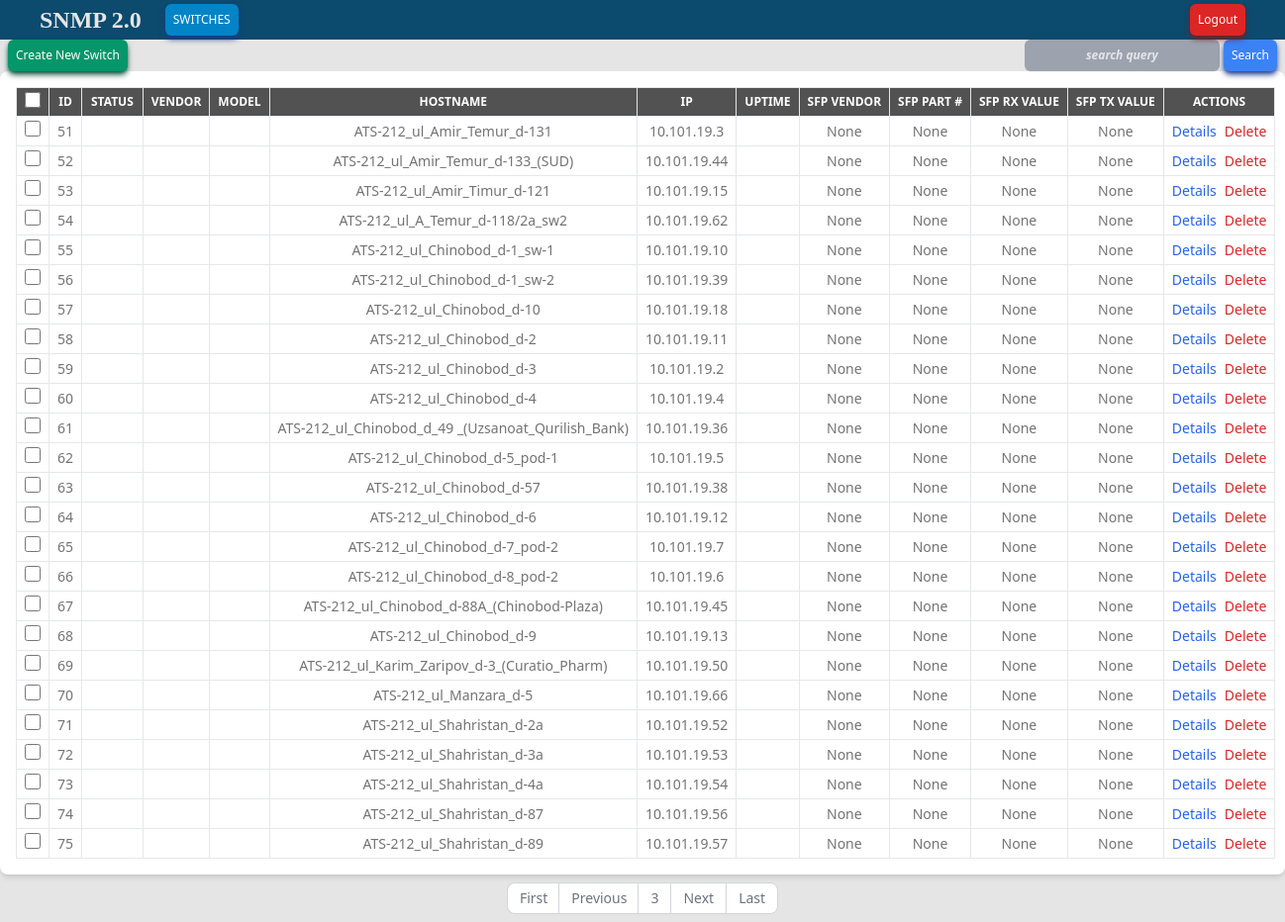
Screenshot of /snmp/switches/?page=3&search= (signed in) with the database file from the repository.
### snmp/models.py (models this page shows, shortened)
class Switch(models.Model):
    model = models.ForeignKey(SwitchModel, on_delete=models.SET_NULL, blank=True, null=True)
    uptime = models.CharField(max_length=200, blank=True, null=True)
    hostname = models.CharField(max_length=200, null=True, blank=True)
    ip = models.GenericIPAddressField(protocol='both', null=True, blank=True)
    snmp_community = models.CharField(max_length=100, default='snmp2netread')
    sysdescr_oid = models.CharField(max_length=200, default='1.3.6.1.2.1.1.1.0')
    status = models.BooleanField(default=False, null=True, blank=True)
    uplink = models.ForeignKey("Switch", on_delete=models.SET_NULL, blank=True, null=True)
    rx_signal = models.FloatField(null=True, blank=True)
    tx_signal = models.FloatField(null=True, blank=True)
    sfp_vendor = models.CharField(max_length=200, null=True, blank=True)
    part_number = models.CharField(max_length=200, null=True, blank=True)
    branch = models.ForeignKey(Branch, on_delete=models.SET_NULL, blank=True, null=True)
    high_signal_value = models.FloatField(default='11', blank=True, null=True)
    history = HistoricalRecords()

### snmp/views.py (the view, shortened to what this page needs)
# urls.py: path('switches/', views.switches, name='switches'),
def switches(request):
    items = Switch.objects.all()
    items = items.order_by('status')
    search_query = request.GET.get('search')
    paginator = Paginator(items, 25)
    page_number = request.GET.get('page')
    page_items = paginator.get_page(page_number)
    return render(request, 'switch_list.html', {'switches': page_items})

### snmp/templates/switch_list.html (shortened to what this page needs)
{% extends "index.html" %}
{% load static %}
{% block content %}
  <div class="flex justify-between">
    <div class="px-2">
      <a href="{% url 'switch_create' %}" class="shadow-md shadow-emerald-900 rounded-md px-2 py-2 font-medium text-center inline-flex items-center text-xs text-white bg-emerald-600 hover:bg-emerald-800 focus:ring-2 focus:outline-none focus:ring-cyan-300 dark:focus:ring-cyan-800">
        Create New Switch
      </a>
    </div>
    <form method="get">
      <div class="form-group px-2">
        <input type="text" name="search" id="search" value="{{ request.GET.search }}" class="shadow-sm placeholder:italic placeholder:text-neutral-200 block rounded-md px-2 py-2 font-bold text-center inline-flex items-center text-xs text-white bg-gray-400 dark:bg-gray-600 hover:bg-gray-600 text-sky-primary invalid:text-gray-400 form-control" placeholder="search query">
        <button type="submit" class="shadow-md shadow-blue-900 rounded-md px-2 py-2 font-medium text-center inline-flex items-center text-xs text-white bg-blue-500 hover:bg-sky-800 focus:ring-2 focus:outline-none focus:ring-cyan-300 dark:focus:ring-cyan-800">Search</button>
      </div>
    </form>
  </div>
  <div class="bg-white dark:bg-neutral-800 p-4 rounded-lg shadow-md">
    <table class="w-full text-xs text-left text-neutral-500 dark:text-neutral-400">
      <thead class='uppercase'>
          <tr class="text-xs font-sans text-center whitespace-nowrap bg-neutral-600 text-white dark:text-neutrall-300">
          <th class="border px-2 py-1">
              <div class="flex-1 items-center">
                <input id="checkbox-all-search" type="checkbox" class="w-4 h-4 text-blue-600 bg-gray-100 border-gray-300 rounded focus:ring-blue-500 dark:focus:ring-blue-600 dark:ring-offset-gray-800 dark:focus:ring-offset-gray-800 focus:ring-2 dark:bg-gray-700 dark:border-gray-600">
              </div>
          </th>
          <th class="border px-2 py-1">ID</th>
          <th class="border px-2 py-1">Status</th>
          <th class="border px-2 py-1">Vendor</th>
          <th class="border px-2 py-1">Model</th>
          <th class="border px-2 py-1">Hostname</th>
          <th class="border px-2 py-1">IP</th>
          <th class="border px-2 py-1">Uptime</th>
          <th class="border px-2 py-1">SFP Vendor</th>
          <th class="border px-2 py-1">SFP Part #</th>
          <th class="border px-2 py-1">SFP RX value</th>
          <th class="border px-2 py-1">SFP TX value</th>
          <th class="border px-2 py-1">Actions</th>
        </tr>
      </thead>
      <tbody>
        {% for switch in switches %}
        <tr class="text-sm font-sans text-center whitespace-nowrap hover:bg-neutral-400 dark:hover:bg-neutral-600">
          <td class="border px-2 py-1">
              <div>
                <input name="switches-ch" value="{{ switch.id }}" id="checkbox-table-search-{{ switch.id }}" type="checkbox" class="w-4 h-4 text-blue-600 bg-gray-100 border-gray-300 rounded focus:ring-blue-500 dark:focus:ring-blue-600 dark:ring-offset-gray-800 dark:focus:ring-offset-gray-800 focus:ring-2 dark:bg-gray-700 dark:border-gray-600">
              </div>
          </td>
          <td class="border px-2 py-1">
          {{ switch.pk }}
          </td>
          <td id="switch-status-{{ switch.pk }}" class="border px-2 py-1 text-white">
          </td>
          <td class="border px-2 py-1">
          </td>
          <td class="border px-2 py-1">
          </td>
          <td class="border px-2 py-1">
            {{ switch.hostname }}</a>
          </td>
          <td class="border px-2 py-1">
            {{ switch.ip }}</a>
          </td>
          <td class="border px-2 py-1">
          </td>
          <td class="border px-2 py-1">
            {% if 'No Such' in switch.sfp_vendor %}Not available{% else %}
            {{ switch.sfp_vendor }}
            {% endif %}
          </td>
          <td class="border px-2 py-1">
            {{ switch.part_number }}
          </td>
          <td class="border px-2 py-1">
            {{ switch.rx_signal }}
          </td>
          <td class="border px-2 py-1">
            {{ switch.tx_signal }}
          </td>
          <td class="border px-2 py-1">
            <div class="flex justify-center space-x-2">
              {% if switch.status %}
              <a href="{% url 'switch_detail' switch.pk %}" class="btn btn-info text-blue-600">
                Details
              </a>
              <a href="{% url 'switch_update' switch.pk %}" class="btn btn-warning">
                Edit
              </a>
              {% else %}
              <a href="{% url 'switch_detail' switch.pk %}" class="btn btn-info text-blue-600">
                Details
              </a>
              {% endif %}
              <a href="{% url 'switch_delete' switch.pk %}" class="btn btn-danger text-red-600">
                Delete
              </a>
            </div>
          </td>
        </tr>
        {% endfor %}
      </tbody>
    </table>
  </div>
  <div class="pagination flex justify-center  py-2">
    <nav aria-label="Page navigation example">
      <ul class="inline-flex -space-x-px text-sm">
        {% if switches.has_previous %}
        <li>
          <a href="?page=1&search={{ request.GET.search }}" class="flex items-center justify-center px-3 h-8 ms-0 leading-tight text-gray-500 bg-white border border-e-0 border-gray-300 rounded-s-lg hover:bg-gray-100 hover:text-gray-700 dark:bg-gray-800 dark:border-gray-700 dark:text-gray-400 dark:hover:bg-gray-700 dark:hover:text-white">First</a>
        </li>
        <li>
          <a href="?page={{ switches.previous_page_number }}&search={{ request.GET.search }}" class="flex items-center justify-center px-3 h-8 ms-0 leading-tight text-gray-500 bg-white border border-e-0 border-gray-300 hover:bg-gray-100 hover:text-gray-700 dark:bg-gray-800 dark:border-gray-700 dark:text-gray-400 dark:hover:bg-gray-700 dark:hover:text-white">Previous</a>
        </li>
        {% endif %}
        <li>
          <a href="?page={{ switches.number }}&search={{ request.GET.search }}" class="{% if switches.number == switches.paginator.num_pages %} rounded-e-lg {% endif %} {% if switches.number == 1 %} rounded-s-lg {% endif %} flex items-center justify-center px-3 h-8 leading-tight text-gray-500 bg-white border border-gray-300 hover:bg-gray-100 hover:text-gray-700 dark:bg-gray-800 dark:border-gray-700 dark:text-gray-400 dark:hover:bg-gray-700 dark:hover:text-white">{{ switches.number }}</a>
        </li>
        {% if switches.has_next %}
        <li>
          <a href="?page={{ switches.next_page_number }}&search={{ request.GET.search }}" class="flex items-center justify-center px-3 h-8 leading-tight text-gray-500 bg-white border border-gray-300 hover:bg-gray-100 hover:text-gray-700 dark:bg-gray-800 dark:border-gray-700 dark:text-gray-400 dark:hover:bg-gray-700 dark:hover:text-white">Next</a>
        </li>
        <li>
          <a href="?page={{ switches.paginator.num_pages }}&search={{ request.GET.search }}" class="flex items-center justify-center px-3 h-8 leading-tight text-gray-500 bg-white border border-gray-300 rounded-e-lg hover:bg-gray-100 hover:text-gray-700 dark:bg-gray-800 dark:border-gray-700 dark:text-gray-400 dark:hover:bg-gray-700 dark:hover:text-white">Last</a>
        </li>
        {% endif %}
      </ul>
    </nav>
  </div>
{% endblock %}

### rows the page displays
Switch: pk "51", hostname "ATS-212_ul_Amir_Temur_d-131", ip "10.101.19.3", sfp_vendor "None", part_number "None", rx_signal "None", tx_signal "None", status "Details"
Switch: pk "52", hostname "ATS-212_ul_Amir_Temur_d-133_(SUD)", ip "10.101.19.44", sfp_vendor "None", part_number "None", rx_signal "None", tx_signal "None", status "Details"
Switch: pk "53", hostname "ATS-212_ul_Amir_Timur_d-121", ip "10.101.19.15", sfp_vendor "None", part_number "None", rx_signal "None", tx_signal "None", status "Details"
Switch: pk "54", hostname "ATS-212_ul_A_Temur_d-118/2a_sw2", ip "10.101.19.62", sfp_vendor "None", part_number "None", rx_signal "None", tx_signal "None", status "Details"
Switch: pk "55", hostname "ATS-212_ul_Chinobod_d-1_sw-1", ip "10.101.19.10", sfp_vendor "None", part_number "None", rx_signal "None", tx_signal "None", status "Details"
Switch: pk "56", hostname "ATS-212_ul_Chinobod_d-1_sw-2", ip "10.101.19.39", sfp_vendor "None", part_number "None", rx_signal "None", tx_signal "None", status "Details"
Switch: pk "57", hostname "ATS-212_ul_Chinobod_d-10", ip "10.101.19.18", sfp_vendor "None", part_number "None", rx_signal "None", tx_signal "None", status "Details"
Switch: pk "58", hostname "ATS-212_ul_Chinobod_d-2", ip "10.101.19.11", sfp_vendor "None", part_number "None", rx_signal "None", tx_signal "None", status "Details"
Switch: pk "59", hostname "ATS-212_ul_Chinobod_d-3", ip "10.101.19.2", sfp_vendor "None", part_number "None", rx_signal "None", tx_signal "None", status "Details"
Switch: pk "60", hostname "ATS-212_ul_Chinobod_d-4", ip "10.101.19.4", sfp_vendor "None", part_number "None", rx_signal "None", tx_signal "None", status "Details"
Switch: pk "61", hostname "ATS-212_ul_Chinobod_d_49 _(Uzsanoat_Qurilish_Bank)", ip "10.101.19.36", sfp_vendor "None", part_number "None", rx_signal "None", tx_signal "None", status "Details"
Switch: pk "62", hostname "ATS-212_ul_Chinobod_d-5_pod-1", ip "10.101.19.5", sfp_vendor "None", part_number "None", rx_signal "None", tx_signal "None", status "Details"
Switch: pk "63", hostname "ATS-212_ul_Chinobod_d-57", ip "10.101.19.38", sfp_vendor "None", part_number "None", rx_signal "None", tx_signal "None", status "Details"
Switch: pk "64", hostname "ATS-212_ul_Chinobod_d-6", ip "10.101.19.12", sfp_vendor "None", part_number "None", rx_signal "None", tx_signal "None", status "Details"
Switch: pk "65", hostname "ATS-212_ul_Chinobod_d-7_pod-2", ip "10.101.19.7", sfp_vendor "None", part_number "None", rx_signal "None", tx_signal "None", status "Details"
Switch: pk "66", hostname "ATS-212_ul_Chinobod_d-8_pod-2", ip "10.101.19.6", sfp_vendor "None", part_number "None", rx_signal "None", tx_signal "None", status "Details"
Switch: pk "67", hostname "ATS-212_ul_Chinobod_d-88A_(Chinobod-Plaza)", ip "10.101.19.45", sfp_vendor "None", part_number "None", rx_signal "None", tx_signal "None", status "Details"
Switch: pk "68", hostname "ATS-212_ul_Chinobod_d-9", ip "10.101.19.13", sfp_vendor "None", part_number "None", rx_signal "None", tx_signal "None", status "Details"
Switch: pk "69", hostname "ATS-212_ul_Karim_Zaripov_d-3_(Curatio_Pharm)", ip "10.101.19.50", sfp_vendor "None", part_number "None", rx_signal "None", tx_signal "None", status "Details"
Switch: pk "70", hostname "ATS-212_ul_Manzara_d-5", ip "10.101.19.66", sfp_vendor "None", part_number "None", rx_signal "None", tx_signal "None", status "Details"
Switch: pk "71", hostname "ATS-212_ul_Shahristan_d-2a", ip "10.101.19.52", sfp_vendor "None", part_number "None", rx_signal "None", tx_signal "None", status "Details"
Switch: pk "72", hostname "ATS-212_ul_Shahristan_d-3a", ip "10.101.19.53", sfp_vendor "None", part_number "None", rx_signal "None", tx_signal "None", status "Details"
Switch: pk "73", hostname "ATS-212_ul_Shahristan_d-4a", ip "10.101.19.54", sfp_vendor "None", part_number "None", rx_signal "None", tx_signal "None", status "Details"
Switch: pk "74", hostname "ATS-212_ul_Shahristan_d-87", ip "10.101.19.56", sfp_vendor "None", part_number "None", rx_signal "None", tx_signal "None", status "Details"
Switch: pk "75", hostname "ATS-212_ul_Shahristan_d-89", ip "10.101.19.57", sfp_vendor "None", part_number "None", rx_signal "None", tx_signal "None", status "Details"

### other values shown
{{ switches.number }} "3"
